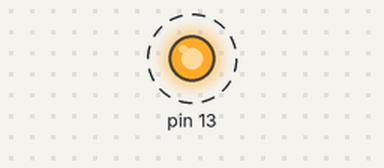
Simulated run of this sketch. Board: Arduino Uno, built with avr-gcc and run on an emulated ATmega328P. Shown: output pins drawn as LEDs (lit = HIGH). Dashed ring = blinking.

Above: at 0.12 s.
Timing chart, 0 to 3.0 s (numbered marks = the images above):
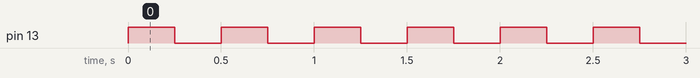

Measured:
- by itself, pin 13: alternates HIGH for 0.25 s and LOW for 0.25 s

The sketch:

Led4_PerSeconde.ino
```cpp
void setup()
{
  pinMode(13, OUTPUT);
}
void loop()
{
  led1();
}

void led1(){
  // 1000 / 4 equals to ~4 pulses per sec.
 	digitalWrite(13, HIGH);  // turn the LED on (HIGH is the voltage level)
 	delay(1000 / 4);         // wait for a second
	digitalWrite(13, LOW);   // turn the LED off by making the voltage LOW
  delay(1000 / 4);
}
```
